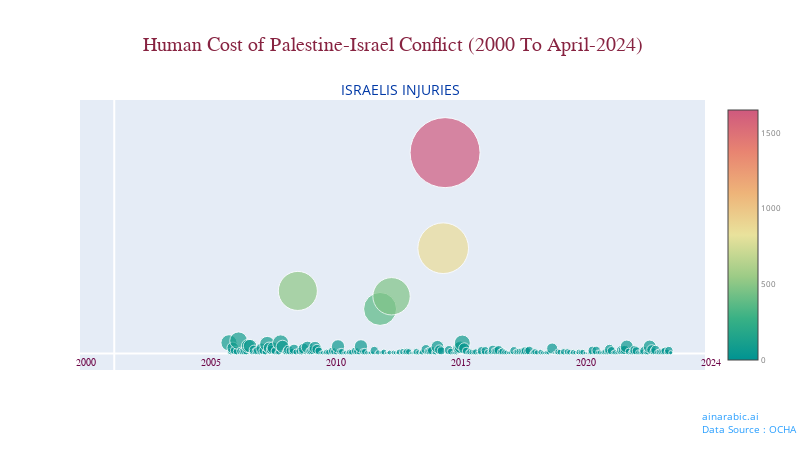

The cell this chart's notebook holds for it:
### Markdown cell above
### **PXScatter Chart**

### Code cell
data=csv_df.to_dict(orient="records")
scatter_plot = PXScatter(df=data,var = csv_features[3])
scatter_plot.show()

### Figure 1 — Plotly figure (JSON) as saved in the notebook; plotly's stock layout.template omitted (floating-point values rounded to 4 significant figures; data arrays with more than 128 entries replaced by an {"elided": "..."} marker saying what was removed)
{"data": [{"hoverinfo": "text", "hovertext": {"elided": "292 str values"}, "marker": {"color": {"elided": "292 int values"}, "colorbar": {"tickfont": {"color": "#777", "size": 8}, "title": {"font": {"color": "#414A4C", "size": 12}, "text": ""}}, "colorscale": [[0, "rgb(0, 147, 146)"], [0.1667, "rgb(57, 177, 133)"], [0.3333, "rgb(156, 203, 134)"], [0.5, "rgb(233, 226, 156)"], [0.6667, "rgb(238, 180, 121)"], [0.8333, "rgb(232, 132, 113)"], [1, "rgb(207, 89, 126)"]], "showscale": true, "size": {"elided": "292 int values"}, "sizemode": "area", "sizeref": 0.6735}, "mode": "markers", "type": "scatter", "x": {"elided": "292 int values"}, "y": {"elided": "292 int values"}}], "layout": {"annotations": [{"align": "left", "font": {"color": "#279EFF", "size": 10}, "showarrow": false, "text": "ainarabic.ai<br>Data Source : OCHA", "x": 1.15, "xref": "paper", "y": -0.25, "yref": "paper"}, {"align": "center", "font": {"color": "#872341", "family": "bold", "size": 20}, "showarrow": false, "text": "Human Cost of Palestine-Israel Conflict (2000 To April-2024)", "x": 0.5, "xref": "paper", "y": 1.25, "yref": "paper"}, {"align": "center", "font": {"color": "#6C0345", "family": "bold", "size": 10}, "showarrow": false, "text": "                         2000                                   2005                                   2010                                   2015                                   2020                                   2024", "x": 0.45, "xref": "paper", "y": 0, "yref": "paper"}], "height": 450, "title": {"font": {"color": "#0039A6", "size": 14}, "text": "ISRAELIS INJURIES", "x": 0.5, "y": 0.81}, "width": 800, "xaxis": {"showgrid": false, "showticklabels": false}, "yaxis": {"showgrid": false, "showticklabels": false}}}
